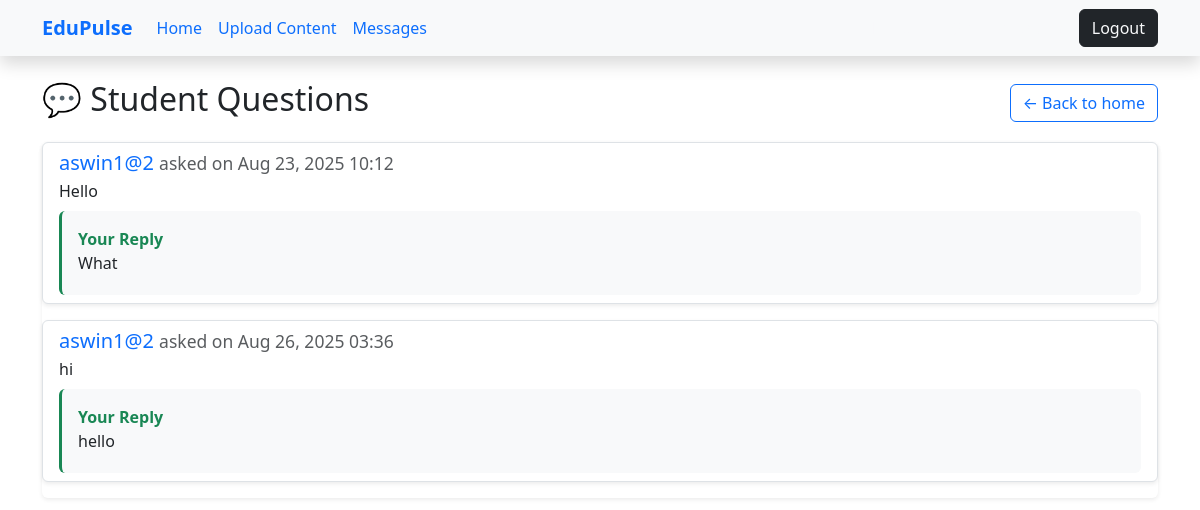
Page /courses/mentor/messages/ (signed in) on the earlier database version.
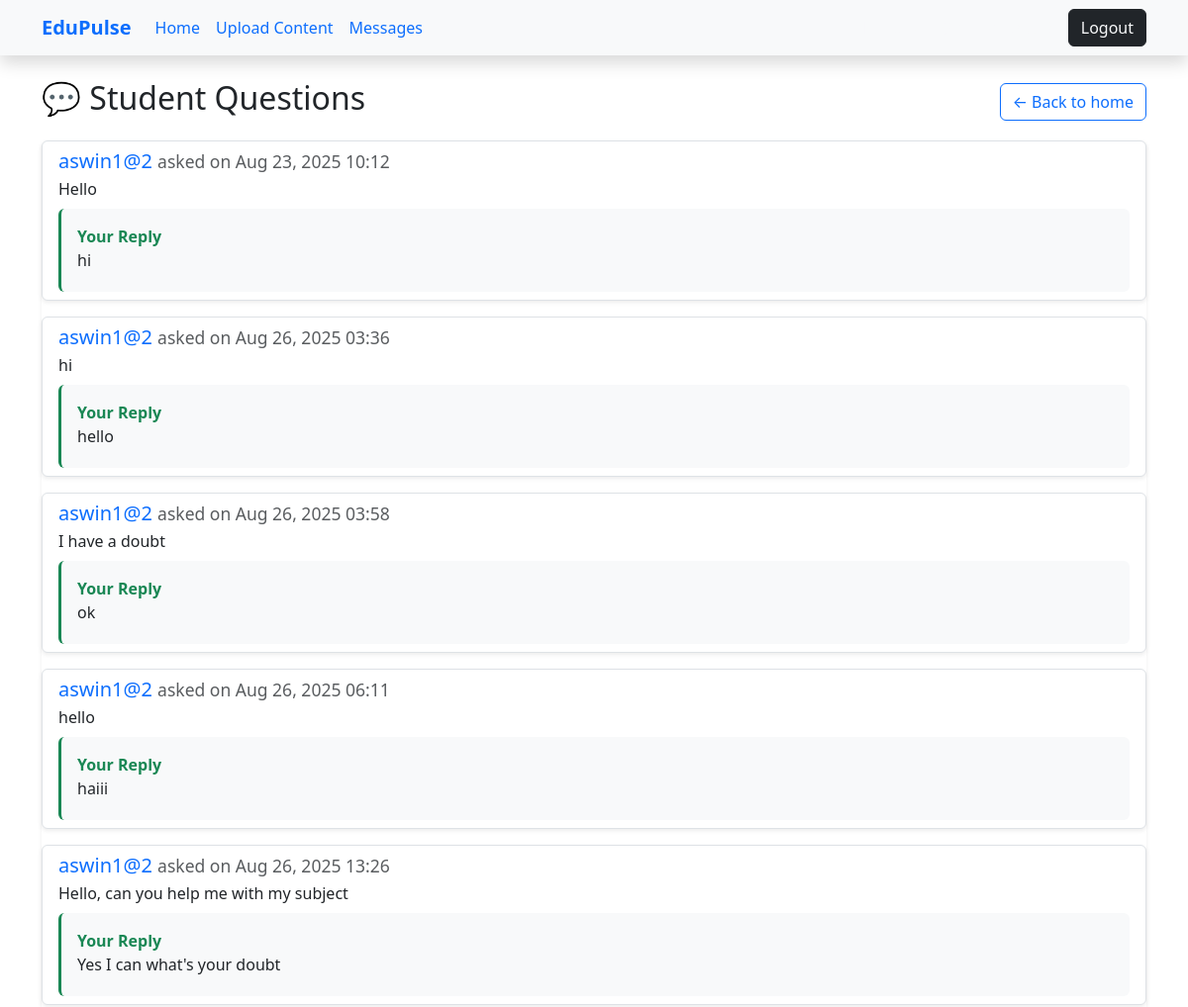
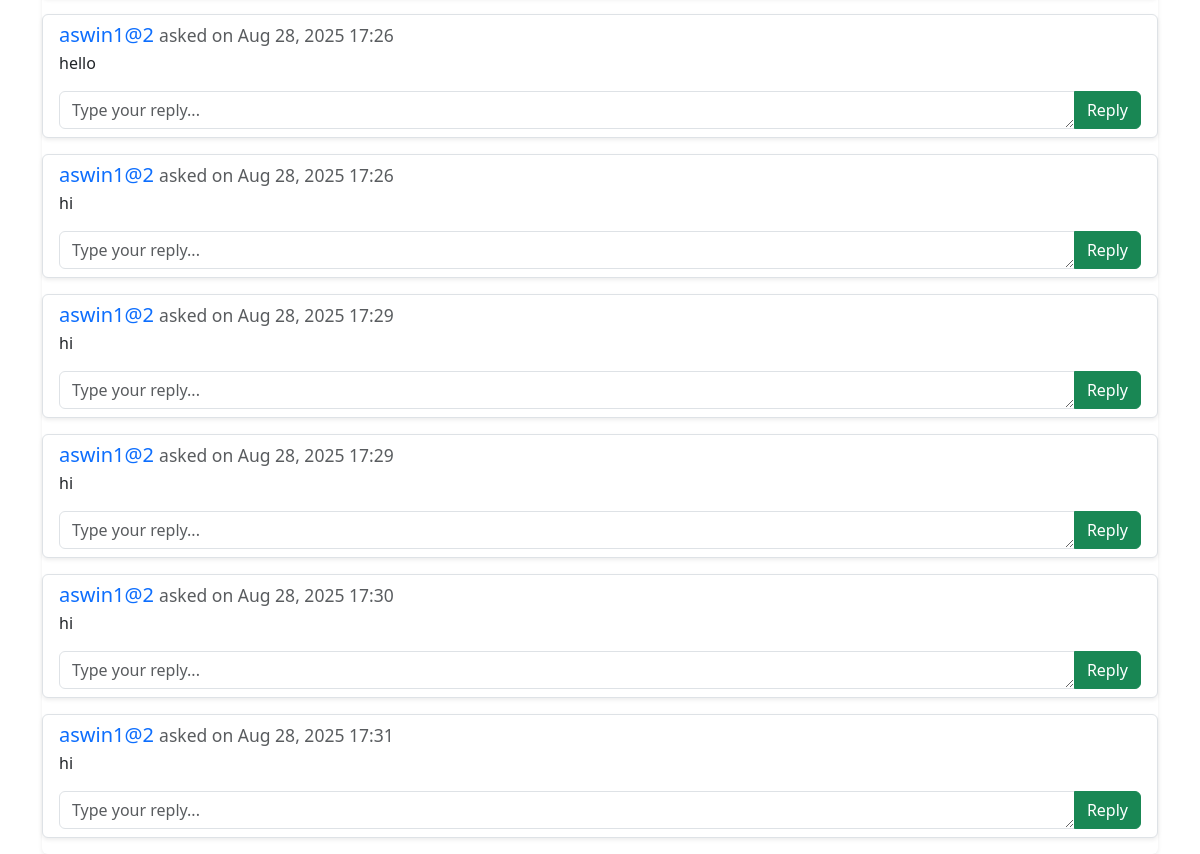
Same page on the later database version (2 pictures, top to bottom).
### courses/models.py (models this page shows)
class Message(models.Model):
    student = models.ForeignKey(User, on_delete=models.CASCADE, related_name='student_msg', limit_choices_to={'role': 'student'})
    mentor = models.ForeignKey(User, on_delete=models.CASCADE, related_name='mentor_msg', limit_choices_to={'role': 'mentor'})
    question = models.TextField()
    reply = models.TextField(blank=True, null=True)
    created_at = models.DateTimeField(auto_now_add=True)

### accounts/models.py (models this page shows)
class User(AbstractUser):
    ROLE_CHOICES = (
        ('superadmin', 'Super Admin'),
        ('admin', 'Admin'),
        ('mentor', 'Mentor'),
        ('student', 'Student'),
    )
    role = models.CharField(max_length=20, choices=ROLE_CHOICES)
    course = models.CharField(max_length=50, blank=True, null=True)  # for students & mentors

### courses/views.py (the view, shortened to what this page needs)
# urls.py: path('mentor/messages/', views.mentor_messages, name='mentor_messages'),
@login_required
def mentor_messages(request):
    if request.user.role != "mentor":
        return redirect("dashboard")
    messages_list = Message.objects.filter(mentor=request.user).order_by('-created_at')
    return render(request, "courses/mentor_messages.html", {"messages": messages_list})

### templates/courses/mentor_messages.html (shortened to what this page needs)
{% extends "base.html" %}
{% block content %}
<div class="d-flex justify-content-between align-items-center mb-3">
  <h2>💬 Student Questions</h2>
  <a href="{% url 'dashboard' %}" class="btn btn-outline-primary">← Back to home</a>
</div>
{% if messages %}
  <div class="list-group shadow-sm">
    {% for message in messages reversed %}
      <div class="list-group-item mb-3 rounded shadow-sm border">
        <div class="mb-2">
          <h5 class="mb-1 text-primary">
            {{ message.student.username }}
            <small class="text-muted">asked on {{ message.created_at|date:"M d, Y H:i" }}</small>
          </h5>
          <p class="mb-2">{{ message.question }}</p>
        </div>
        {% if message.reply %}
          <div class="bg-light p-3 rounded border-start border-3 border-success">
            <strong class="text-success">Your Reply</strong>
            <p class="mb-1">{{ message.reply }}</p>
          </div>
        {% else %}
          <form method="post" class="mt-3">
            <div class="input-group">
              <textarea name="reply" class="form-control" rows="1" placeholder="Type your reply..." required></textarea>
              <button type="submit" class="btn btn-success">Reply</button>
            </div>
          </form>
        {% endif %}
      </div>
    {% endfor %}
  </div>
{% else %}
  <div class="text-center py-5">
    <h4 class="text-muted">No messages from students yet.</h4>
    <p>Students will appear here when they send you questions.</p>
  </div>
{% endif %}
{% endblock %}

### templates/base.html (shortened to what this page needs)
<!DOCTYPE html>
<html lang="en">
<head>
  <link href="https://cdn.jsdelivr.net/npm/bootstrap@5.3.0/dist/css/bootstrap.min.css" rel="stylesheet">
</head>
<body>
<nav class="navbar navbar-expand-lg navbar-dark bg-light shadow">
  <div class="container">
    <a class="navbar-brand fw-bold text-primary" href="/">EduPulse</a>
    {% if user.is_authenticated %}
    <div class="collapse navbar-collapse" id="navbarNav">
      <ul class="navbar-nav me-auto">
        <li class="nav-item">
          <a class="nav-link text-primary" href="{% url 'dashboard' %}">Home</a>
        </li>
        {% if user.role == 'superadmin' %}
          <li class="nav-item">
            <a class="nav-link  text-primary" href="{% url 'add_admin' %}">Add Admin</a>
          </li>
          <li class="nav-item">
            <a class="nav-link  text-primary" href="{% url 'view_admins' %}">View Admins</a>
          </li>
        {% elif user.role == 'mentor' %}
          <li class="nav-item">
            <a class="nav-link  text-primary" href="{% url 'mentor_uploads' %}">Upload Content</a>
          </li>
          <li class="nav-item">
            <a class="nav-link  text-primary" href="{% url 'mentor_messages' %}">Messages</a>
          </li>
        {% endif %}
      </ul>
    </div>
    {% endif %}
    <div class="d-flex align-items-center">
      {% if user.is_authenticated %}
        <span class="text-light me-3">Hello, {{ user.username }} ({{ user.role }})</span>
        <a href="{% url 'logout' %}" class="btn btn-dark text-light">Logout</a>
      {% else %}
        <a href="{% url 'login' %}" class="btn btn-primary me-2">Login</a>
        <a href="{% url 'signup' %}" class="btn btn-success">Sign Up</a>
      {% endif %}
    </div>
  </div>
</nav>
<div class="container mt-4">
  {% block content %}{% endblock %}
</div>
</body>
</html>

Differences in the rows shown:
changed Message "Aug 23, 2025 10:12": reply "What" → "hi"
added Message: student.username "aswin1@2", created_at "Aug 26, 2025 03:58", question "I have a doubt", reply "ok"
added Message: student.username "aswin1@2", created_at "Aug 26, 2025 06:11", question "hello", reply "haiii"
added Message: student.username "aswin1@2", created_at "Aug 26, 2025 13:26", question "Hello, can you help me with my subject", reply "Yes I can what's your doubt"
added Message: student.username "aswin1@2", created_at "Aug 28, 2025 17:26", question "hello"
added Message: student.username "aswin1@2", created_at "Aug 28, 2025 17:26", question "hi"
added Message: student.username "aswin1@2", created_at "Aug 28, 2025 17:29", question "hi"
added Message: student.username "aswin1@2", created_at "Aug 28, 2025 17:29", question "hi"
added Message: student.username "aswin1@2", created_at "Aug 28, 2025 17:30", question "hi"
added Message: student.username "aswin1@2", created_at "Aug 28, 2025 17:31", question "hi"
